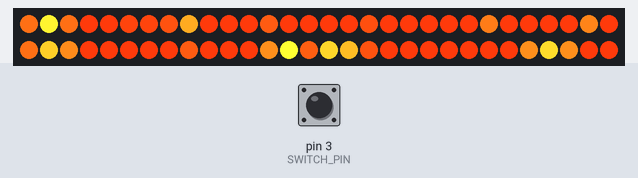
Simulated run of this sketch. Board: Arduino Uno, built with avr-gcc and run on an emulated ATmega328P. Shown: 60 RGB LEDs in strip order, left to right, continuing on the next row. The test bench sets the inputs (shaded band); at power-on: pin 3 (SWITCH_PIN) HIGH. Random numbers use the default seed unless the sketch sets one.

Above: at 1.2 s.
1.3 s: pin 3 (SWITCH_PIN) pulled LOW for 0.15 s
At 1.7 s:
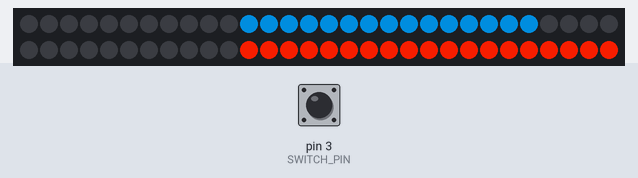
2.0 s: pin 3 (SWITCH_PIN) pulled LOW for 1 s
At 3.23 s:
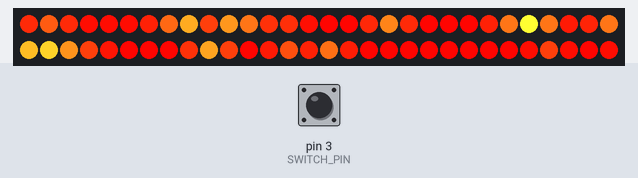
3.6 s: pin 3 (SWITCH_PIN) pulled LOW for 0.15 s
At 4.15 s:
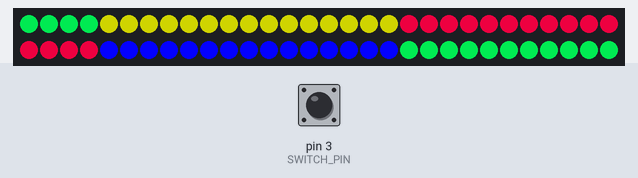
4.3 s: pin 3 (SWITCH_PIN) pulled LOW for 1 s
At 5.68 s:
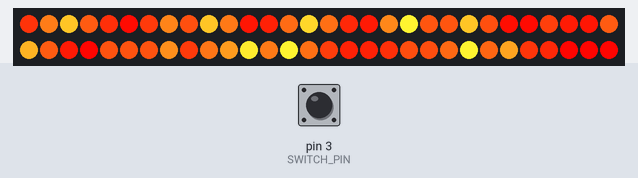
5.9 s: pin 3 (SWITCH_PIN) pulled LOW for 3.2 s
At 9.38 s:
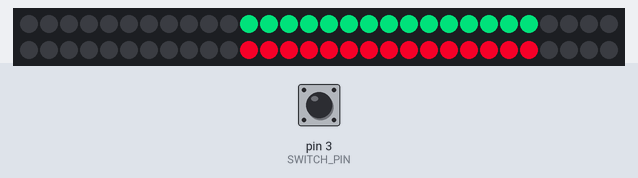
9.7 s: pin 3 (SWITCH_PIN) pulsed LOW 2 times (0.12 s each, 0.3 s apart)
At 10.29 s:
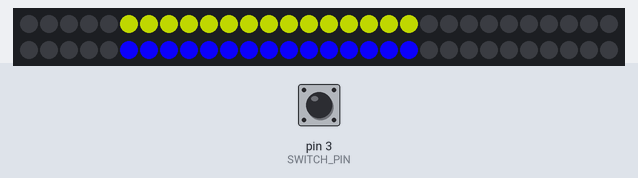
Timing chart, 0 to 12.7 s (numbered marks = the images above; inputs shaded):
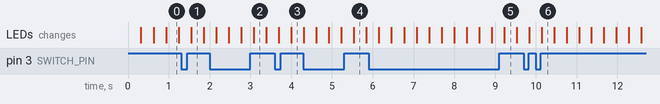

The sketch:

portahalo2.ino
```cpp
// (licence header left out)
#include <Adafruit_NeoPixel.h>
#include <avr/power.h>

// Which pin on the Arduino is connected to the NeoPixels?
#define OUT_PIN      0

#define SWITCH_PIN   3

#define SLEEP_DELAY  200

// How many NeoPixels are attached to the Arduino?
#define NUMPIXELS      60
#define LAST           NUMPIXELS-1

#define MAX            32767

Adafruit_NeoPixel pixels = Adafruit_NeoPixel(NUMPIXELS, OUT_PIN, NEO_GRB + NEO_KHZ800);

int delayval = 10;
double rise = 0.07;
double fall = 0.02;
double dropoff = 0.25;
double minLevel = 0.15;
int choose = 120;
double potMax = 850;

double levels [NUMPIXELS];
double goals [NUMPIXELS];

int discoState = 1;

boolean hasBeenPressed = false;
int previousButton;

int mode = 1;

void setup() {
  if(F_CPU == 16000000) clock_prescale_set(clock_div_1);

  pixels.begin(); // This initializes the NeoPixel library.
  pixels.setBrightness(255);

  pinMode(SWITCH_PIN, INPUT_PULLUP);

  for(int i=0; i<NUMPIXELS; i++) {
    levels[i] = 0;
    goals[i] = 1;
  }
}

void pullAdjacent(int i, double pull) {
  i = ((i<0)? LAST : i);
  i = (i>LAST)? 0 : i;

  double level = pull - dropoff;
  if (goals[i] < level) {
    goals[i] = level;
    pullAdjacent(i-1, level);
    pullAdjacent(i+1, level);
  }
}

void fire() {
  for(int i=0;i<NUMPIXELS;i++){
    double level = levels[i];

    if (level < goals[i]) {
      level = min(level + rise, 1);
    }
    else {
      goals[i] = 0;
      level = max(level - fall, minLevel);
    }

    //    Serial.println(levels[i]);
    int r = random(choose);
    if (r == 0 || (i >= 30 && i <= 31 && r < (choose/10))) {
      double goal = random(level * 1000, 1000) / 1000.0;
      goals[i] = 1;
      pullAdjacent(i-1, 1);
      pullAdjacent(i+1, 1);
    }

    levels[i] = level;
    pixels.setPixelColor(i, pixels.Color(255, 255 * level * level, 50 * level * level));

  }
}

int quadrant(int i) {
   return (int)(((float)i / NUMPIXELS) * 4) % 4;
}

uint32_t rgb(uint8_t r, uint8_t g, uint8_t b) {
  return ((uint32_t)r << 16) | ((uint32_t)g <<  8) | b;
}

// Input a value 0 to 255 to get a color value.
// The colours are a transition r - g - b - back to r.
uint32_t hue(byte hue) {
  hue = 255 - (hue % 255);

  if (hue < 85) {
    return rgb(255 - hue * 3, 0, hue * 3);
  } else if (hue < 170) {
    hue -= 85;
    return rgb(0, hue * 3, 255 - hue * 3);
  } else {
    hue -= 170;
    return rgb(hue * 3, 255 - hue * 3, 0);
  }
}

void disco() {

  if (discoState > 1024) {
    discoState = 0;
  }

  int offset = discoState / 1;

  int state = discoState / 4;

  int mode = discoState / 32;

  uint32_t color;
  for (int i=0; i < NUMPIXELS; i++) {
    int a = NUMPIXELS - i;

    int iOffset = ((offset / 32) %2 == 0)? a - offset : a + offset;

    int quad = quadrant(iOffset);

    color = hue((discoState / 128.0) * 255 + quad * (255.0 / 4.0));

    if (quad % 2 == state % 2) {
      color = 0;
    }

    pixels.setPixelColor(i, color);
  }

  discoState++;
}

boolean buttonPressed() {
  boolean pressed = false;

  int button = digitalRead(SWITCH_PIN);

  //If we detected a button press last cycle  and it's still pressed, go for it!
  if (hasBeenPressed && button == HIGH) {
    pressed = true;
    //Reset the watcher
    hasBeenPressed = false;
  }

  //The button just went down. Don't do anything until we've confirmed it's still down next cycle.
  if (button == LOW && previousButton == HIGH) {
    hasBeenPressed = true;
  }

  previousButton = button;

  return pressed;
}

void loop() {

  if (buttonPressed()) {
    mode = mode==1? 2 : 1;
  }

  if (mode == 1) {
    fire();
  }
  else {
    disco();
  }

  pixels.show(); // This sends the updated pixel color to the hardware.

  delay(delayval); // Delay for a period of time (in milliseconds).
}
```
